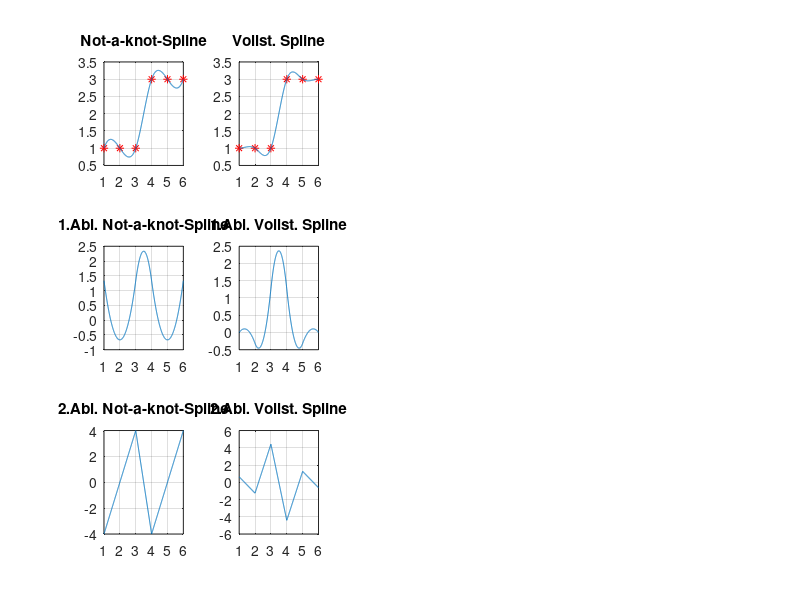

Write MATLAB code to recreate this figure. (Note: this script raises an error after producing the figure.)
clear all; close all; clc;
x=1:6;
y=[1,1,1,3,3,3];
y1=zeros(size(y));
xx=linspace(1,6,1025);

for index = 1:5
    switch(index)
        case 1
            txt = 'Not-a-knot-Spline';
            pp = spline(x,y);
        case 2
            txt = 'Vollst. Spline';
            pp = spline(x,[0, y, 0]);
        case 3
            txt = 'Polygonzug';
            pp = Polygonzug(x,y);
        case 4
            txt = 'Pchip';
            pp = pchip(x,y);
        case 5
            txt = 'Hermit';
            pp = hermit(x,y,y1);
    end;
    
    sp=@(x)ppval(pp,x);
    subplot(3,5,index); plot(x,y,'*r', xx, sp(xx)); grid on;
    title(txt)
    pp1=ppder(pp);
    pp2=ppder(pp1);
    sp1=@(x)ppval(pp1,x);
    sp2=@(x)ppval(pp2,x);
    subplot(3,5,index + 5); plot(xx, sp1(xx)); grid on;
    title(['1.Abl. ', txt])
    subplot(3,5,index + 2*5); plot(xx, sp2(xx)); grid on;
    title(['2.Abl. ', txt])

end